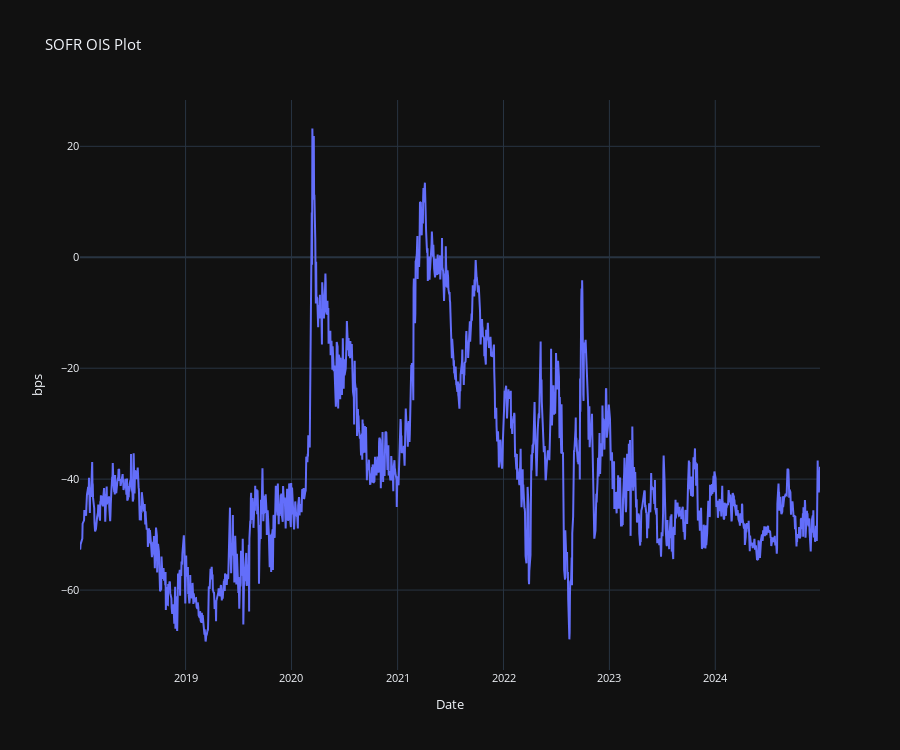

Notebook cell for this chart:
### Code cell
sofr_ois.fwd_grid_dict_timeseries_plotter(
    fwd_grid_dict=fwd_grid_dict, 
    tenors_to_plot=["2Y Fwd 12M-2Y Fwd 5Y-2Y Fwd 30Y"], 
    bdates=bdates, 
    use_plotly=True,
    custom_fly_weights=[1.0085119595731922, 2, 1.197851727324713]
)

### Figure 1 — Plotly figure (JSON) as saved in the notebook; plotly's stock layout.template omitted (floating-point values rounded to 4 significant figures; data arrays with more than 128 entries replaced by an {"elided": "..."} marker saying what was removed)
{"data": [{"mode": "lines", "name": "2Y Fwd 12M-2Y Fwd 5Y-2Y Fwd 30Y", "type": "scatter", "x": {"elided": "1744 str values"}, "y": {"elided": "1744 float values"}}], "layout": {"font": {"size": 11}, "height": 750, "legend": {"orientation": "h", "title": {"text": "Tenors"}, "x": 1, "xanchor": "right", "y": 1.02, "yanchor": "bottom"}, "title": {"text": "SOFR OIS Plot"}, "xaxis": {"showgrid": true, "showspikes": true, "spikecolor": "white", "spikemode": "across", "spikesnap": "cursor", "title": {"text": "Date"}}, "yaxis": {"showgrid": true, "showspikes": true, "spikecolor": "white", "spikesnap": "cursor", "spikethickness": 0.5, "title": {"text": "bps"}}}}
